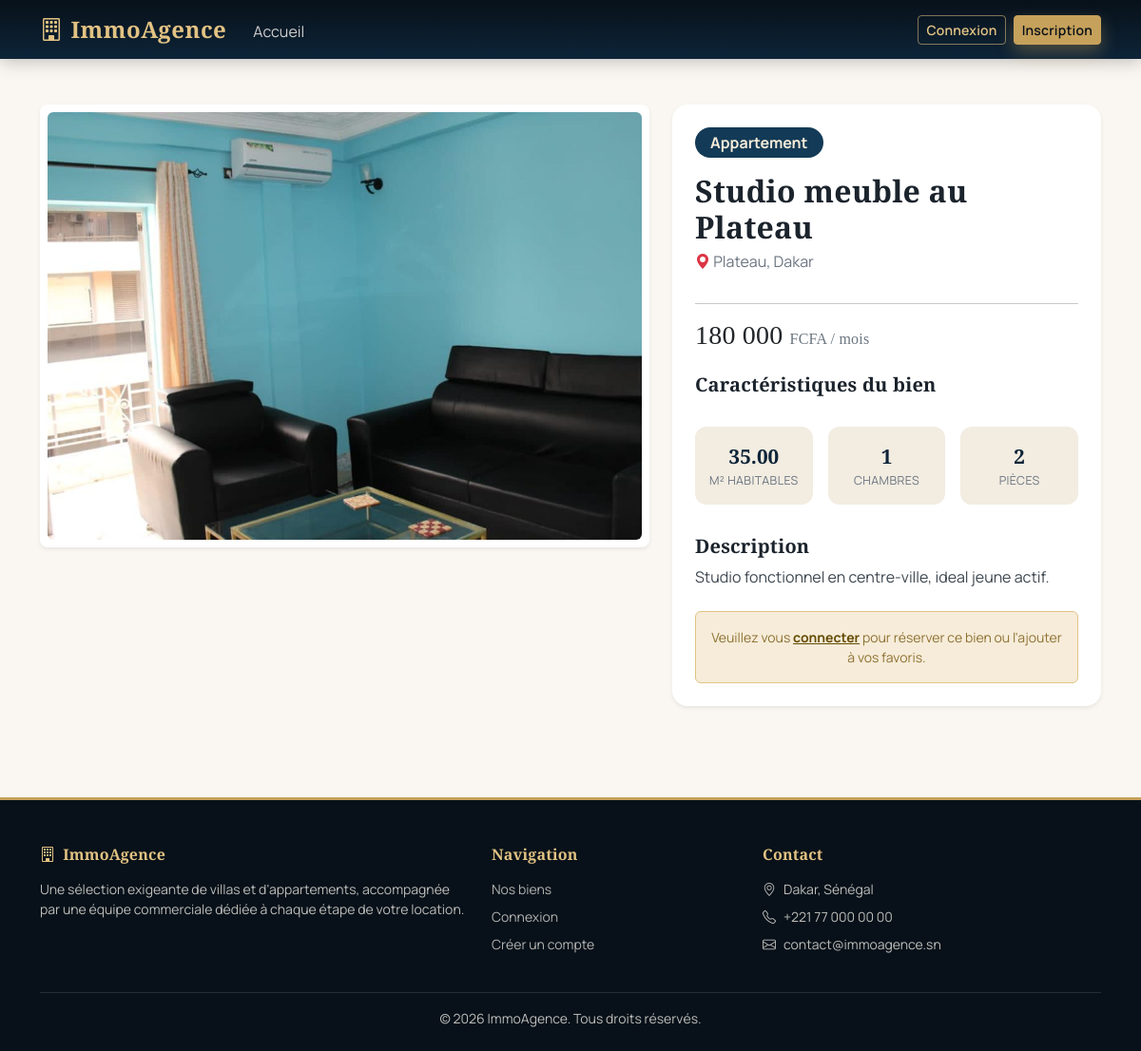
The page /detail_bien.php?id=3 on the database its author committed.
### tables this page shows
CREATE TABLE `images` (
  `id_image` int(11) NOT NULL,
  `chemin_fichier` varchar(255) NOT NULL,
  `is_principal` tinyint(1) NOT NULL DEFAULT 0,
  `id_bien` int(11) NOT NULL
);

CREATE TABLE `biens` (
  `id_bien` int(11) NOT NULL,
  `titre` varchar(200) NOT NULL,
  `description` text DEFAULT NULL,
  `adresse` varchar(255) NOT NULL,
  `prix_mensuel` decimal(12,2) NOT NULL,
  `superficie` decimal(10,2) NOT NULL,
  `nb_chambres` int(11) NOT NULL DEFAULT 0,
  `nb_pieces` int(11) NOT NULL DEFAULT 0,
  `type` enum('Appartement','Villa') NOT NULL,
  `date_ajout` timestamp NOT NULL DEFAULT current_timestamp()
);

### detail_bien.php (the view, shortened to what this page needs)
<?php
require_once 'config/bootstrap.php';
$id_bien = isset($_GET['id']) ? (int)$_GET['id'] : 0;
include_once 'includes/header.php';
try {
    $stmt = $pdo->prepare("SELECT * FROM BIENS WHERE id_bien = :id_bien");
    $stmt->execute(['id_bien' => $id_bien]);
    $bien = $stmt->fetch();
    $stmtImages = $pdo->prepare("SELECT * FROM IMAGES WHERE id_bien = :id_bien ORDER BY is_principal DESC");
    $stmtImages->execute(['id_bien' => $id_bien]);
    $images = $stmtImages->fetchAll();
} catch (PDOException $e) {
    error_log('Erreur lors du chargement du bien : ' . $e->getMessage());
    http_response_code(500);
    exit('Impossible de charger ce bien pour le moment.');
}
?>
<main class="container my-5">
    <div class="row g-4">
        <div class="col-lg-7">
            <?php if (count($images) > 0): ?>
                <div id="carouselBien" class="carousel slide carousel-detail shadow-sm bg-white p-2 rounded-3" data-bs-ride="carousel">
                    <div class="carousel-inner">
                        <?php foreach ($images as $index => $img): ?>
                            <div class="carousel-item <?php echo $index === 0 ? 'active' : ''; ?>">
                                <img src="uploads/<?php echo rawurlencode($img['chemin_fichier']); ?>" class="d-block w-100" alt="Image de l'offre" style="height: 450px; object-fit: cover; border-radius: 6px;">
                            </div>
                        <?php endforeach; ?>
                    </div>
                </div>
            <?php else: ?>
                <img src="https://via.placeholder.com/800x500?text=Aucune+Image+Disponible" class="img-fluid rounded-3 shadow-sm" alt="Pas d'image">
            <?php endif; ?>
        </div>
        <div class="col-lg-5">
            <div class="card p-4 border-0 shadow-sm h-100 bg-white">
                <div class="d-flex justify-content-between align-items-start mb-2">
                    <span class="badge <?php echo $bien['type'] === 'Villa' ? 'bg-success' : 'bg-primary'; ?> px-3 py-2 rounded-pill fs-6">
                        <?php echo htmlspecialchars($bien['type']); ?>
                    </span>
                </div>
                <h2 class="fw-bold text-dark mt-2 mb-1"><?php echo htmlspecialchars($bien['titre']); ?></h2>
                <p class="text-muted"><i class="bi bi-geo-alt-fill text-danger"></i> <?php echo htmlspecialchars($bien['adresse']); ?></p>
                <hr>
                <h3 class="price-tag mb-4"><?php echo number_format($bien['prix_mensuel'], 0, ',', ' '); ?> <span class="fs-6 text-muted fw-normal">FCFA / mois</span></h3>
                <h5 class="fw-bold text-dark">Caractéristiques du bien</h5>
                <div class="row g-3 my-2 text-center">
                    <div class="col-4">
                        <div class="stat-tile">
                            <div class="value"><?php echo htmlspecialchars($bien['superficie']); ?></div>
                            <div class="label">m² habitables</div>
                        </div>
                    </div>
                    <div class="col-4">
                        <div class="stat-tile">
                            <div class="value"><?php echo htmlspecialchars($bien['nb_chambres']); ?></div>
                            <div class="label">Chambres</div>
                        </div>
                    </div>
                    <div class="col-4">
                        <div class="stat-tile">
                            <div class="value"><?php echo htmlspecialchars($bien['nb_pieces']); ?></div>
                            <div class="label">Pièces</div>
                        </div>
                    </div>
                </div>
                <h5 class="fw-bold text-dark mt-4">Description</h5>
                <p class="text-secondary mb-4"><?php echo nl2br(htmlspecialchars($bien['description'])); ?></p>
                <div class="mt-auto">
                    <?php if (isset($_SESSION['role']) && $_SESSION['role'] === 'Client'): ?>
                        <a href="client/reservations.php?id_bien=<?php echo $bien['id_bien']; ?>" class="btn btn-primary w-100 py-3 rounded-pill fw-bold">
                            Réserver ce bien maintenant
                        </a>
                    <?php elseif (!isset($_SESSION['role'])): ?>
                        <div class="alert alert-warning text-center small mb-0" role="alert">
                            Veuillez vous <a href="auth/connexion.php" class="alert-link">connecter</a> pour réserver ce bien ou l'ajouter à vos favoris.
                        </div>
                    <?php else: ?>
                        <div class="alert alert-info text-center small mb-0" role="alert">
                            Mode Commercial : Consultation de la fiche technique.
                        </div>
                    <?php endif; ?>
                </div>
            </div>
        </div>
    </div>
</main>
<?php include_once 'includes/footer.php'; ?>

### css/style.css (style rules this page uses)
:root { --navy-950: #081119; --navy-900: #0d2438; --navy-800: #133a56; --navy-700: #1c4d70; --gold-100: #f6ecd9; --gold-300: #e2c383; --gold-500: #c6a15b; --gold-600: #ad893f; --gold-700: #8f7233; --emerald-600: #2f6d45; --emerald-700: #24532f; --brick-600: #9c3b3f; --brick-700: #7c2f32; --cream-50: #faf7f2; --cream-100: #f2ece1; --ink-900: #1b232c; --ink-700: #3d4750; --ink-500: #6b7580; --border-soft: #e6ded0; --card-shadow: rgba(13, 36, 56, 0.08) 0px 6px 20px 0px; --card-hover-shadow: rgba(13, 36, 56, 0.18) 0px 16px 36px 0px; --font-display: 'Playfair Display', Georgia, 'Times New Roman', serif; --font-body: 'Manrope', 'Segoe UI', Tahoma, Geneva, Verdana, sans-serif; }
body { background-color: var(--cream-50); font-family: var(--font-body); color: var(--ink-900); display: flex; flex-direction: column; min-height: 100vh; }
main, .container { flex: 1; }
h1, h2, h3, h4, h5, h6, .fw-display { font-family: var(--font-display); letter-spacing: 0.2px; }
a { color: var(--navy-800); }
.text-dark { color: var(--ink-900) !important; }
.text-secondary { color: var(--ink-700) !important; }
.text-muted { color: var(--ink-500) !important; }
.bg-primary { background-color: var(--navy-800) !important; }
.badge.bg-primary { background-color: var(--navy-800) !important; color: var(--gold-100); }
.carousel-detail { border-radius: 16px; }
.carousel-detail .carousel-item img { height: 500px; object-fit: cover; border-radius: 10px; }
.stat-tile { background-color: var(--cream-100); border-radius: 12px; padding: 1rem 0.5rem; text-align: center; }
.stat-tile .value { font-family: var(--font-display); font-size: 1.3rem; font-weight: 700; color: var(--navy-900); }
.stat-tile .label { color: var(--ink-500); font-size: 0.78rem; text-transform: uppercase; letter-spacing: 0.4px; }
.card { border-radius: 16px; }
.alert-warning { background-color: var(--gold-100); color: var(--gold-700); border-color: var(--gold-300); }

### rows shown on the page
images: chemin_fichier (picture)
biens: type "Appartement", titre "Studio meuble au Plateau", adresse "Plateau, Dakar", prix_mensuel "180 000", superficie "35.00", nb_chambres "1", nb_pieces "2", description "Studio fonctionnel en centre-ville, ideal jeune actif."
